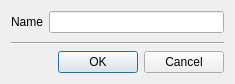
<?xml version="1.0" encoding="UTF-8"?>
<ui version="4.0">
 <class>NameDlg</class>
 <widget class="QDialog" name="NameDlg">
  <property name="geometry">
   <rect>
    <x>0</x>
    <y>0</y>
    <width>235</width>
    <height>84</height>
   </rect>
  </property>
  <property name="windowTitle">
   <string>Dialog</string>
  </property>
  <layout class="QVBoxLayout" name="verticalLayout">
   <item>
    <layout class="QHBoxLayout" name="horizontalLayout">
     <item>
      <widget class="QLabel" name="label">
       <property name="text">
        <string>Name</string>
       </property>
      </widget>
     </item>
     <item>
      <widget class="QLineEdit" name="m_name"/>
     </item>
    </layout>
   </item>
   <item>
    <spacer name="verticalSpacer">
     <property name="orientation">
      <enum>Qt::Vertical</enum>
     </property>
     <property name="sizeHint" stdset="0">
      <size>
       <width>20</width>
       <height>0</height>
      </size>
     </property>
    </spacer>
   </item>
   <item>
    <widget class="Line" name="line">
     <property name="orientation">
      <enum>Qt::Horizontal</enum>
     </property>
    </widget>
   </item>
   <item>
    <widget class="QDialogButtonBox" name="m_btns">
     <property name="orientation">
      <enum>Qt::Horizontal</enum>
     </property>
     <property name="standardButtons">
      <set>QDialogButtonBox::Cancel|QDialogButtonBox::Ok</set>
     </property>
    </widget>
   </item>
  </layout>
 </widget>
 <resources/>
 <connections>
  <connection>
   <sender>m_btns</sender>
   <signal>accepted()</signal>
   <receiver>NameDlg</receiver>
   <slot>accept()</slot>
   <hints>
    <hint type="sourcelabel">
     <x>248</x>
     <y>254</y>
    </hint>
    <hint type="destinationlabel">
     <x>157</x>
     <y>274</y>
    </hint>
   </hints>
  </connection>
  <connection>
   <sender>m_btns</sender>
   <signal>rejected()</signal>
   <receiver>NameDlg</receiver>
   <slot>reject()</slot>
   <hints>
    <hint type="sourcelabel">
     <x>316</x>
     <y>260</y>
    </hint>
    <hint type="destinationlabel">
     <x>286</x>
     <y>274</y>
    </hint>
   </hints>
  </connection>
 </connections>
</ui>
